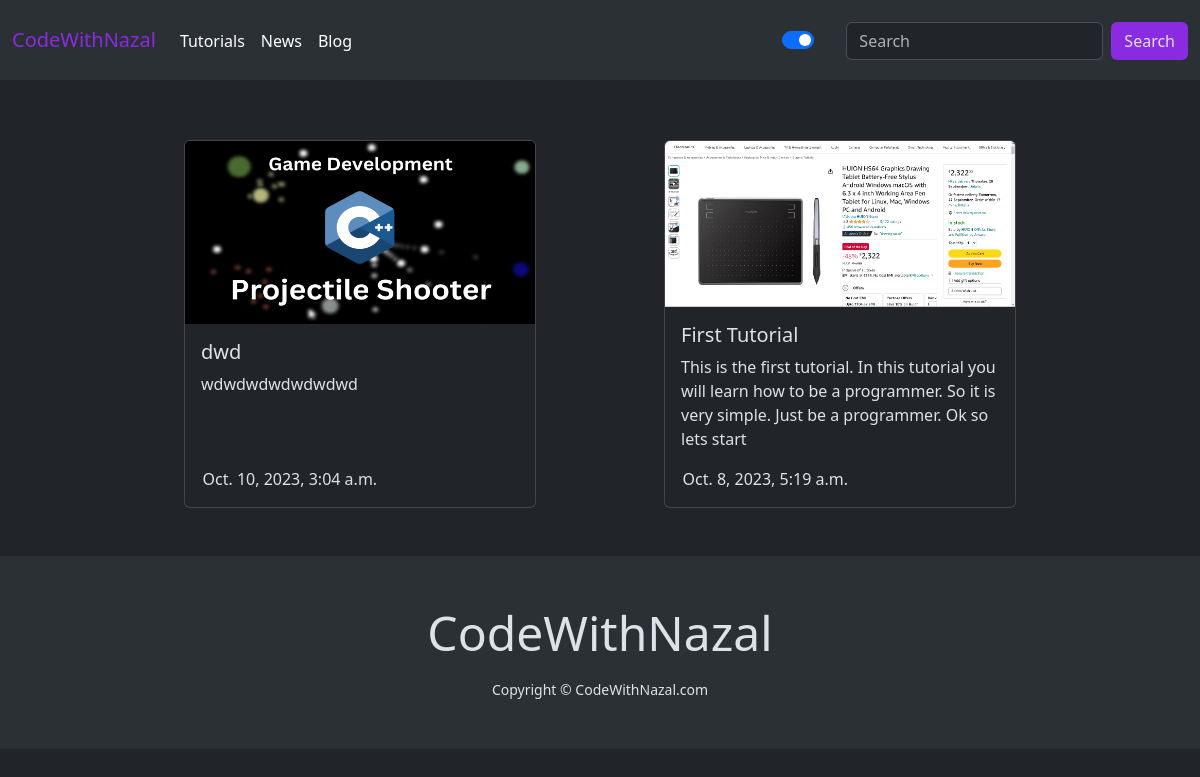
The app's page /tutorials/ with its own data.
### Tuturials/models.py (models this page shows, shortened)
class Tutorial(models.Model):
    title = models.CharField(max_length=100)
    description = models.TextField(null=True, blank=True, max_length=200)
    thumbnail = models.ImageField(upload_to="images/",default="images/Projectile Shooter.png")
    created_at = models.DateTimeField(auto_now_add=True)

### Tuturials/views.py (the view)
# urls.py: path('tutorials/', views.tutorials, name='tutorials'),
def tutorials(request):
    is_superuser = request.user.is_superuser
    tutorials = Tutorial.objects.all().order_by("-created_at")
    return render(request, 'tutorials.html', {"tutorials":tutorials, "is_superuser":is_superuser})

### Tuturials/templates/tutorials.html (shortened to what this page needs)
{% extends 'base.html' %}
{% block content %}
<div class="d-flex flex-wrap" id="main">
    {% for tutorial in tutorials %}
    <a class="card" id="tutorials-main-card" href="{% url 'tutorial' tutorial.title %}">
        <img src="{{tutorial.thumbnail.url}}" class="card-img-top" alt="thumbnail" id="thumbnail">
        <div class="card-body">
          <h5 class="card-title">{{tutorial.title}}</h5>
          <p class="card-text">{{tutorial.description}}</p>
        </div>
        <p style="margin-left: 5%;">{{tutorial.created_at}}</p>
    </a>
    {% endfor %}
</div>
{% endblock %}

### Tuturials/templates/tutorials.html (style rules this page uses)
a { text-decoration: none; }
#thumbnail { width: 100%; height: 50%; }
#main { width: 80%; margin: 0 auto; }
#tutorials-main-card { margin: 0 auto; margin-top: 10px; width: 22rem; }

### records on screen
Tutorial: thumbnail (picture), title "dwd", description "wdwdwdwdwdwdwd", created_at "Oct. 10, 2023, 3:04 a.m."
Tutorial: thumbnail (picture), title "First Tutorial", description "This is the first tutorial. In this tutorial you will learn how to be a programmer. So it is very simple. Just be a programmer. Ok so lets start", created_at "Oct. 8, 2023, 5:19 a.m."
